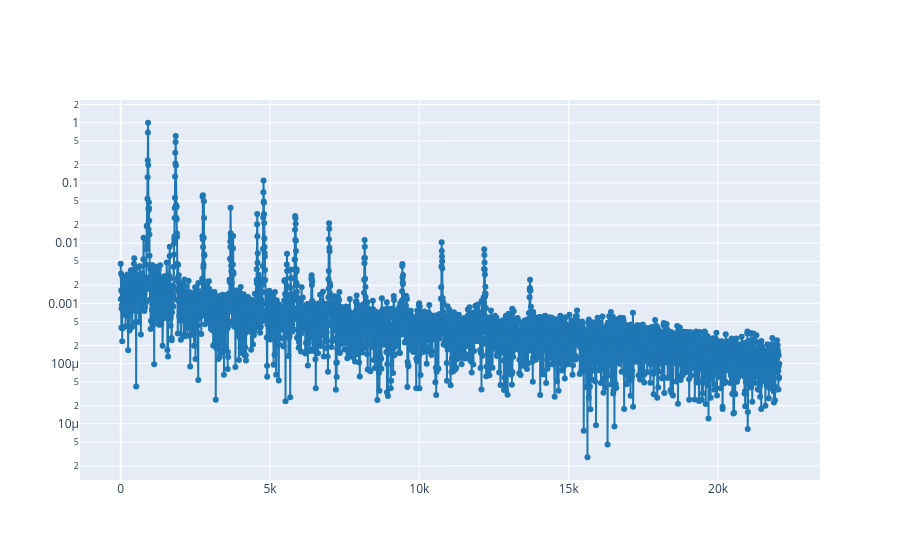

The notebook cell saved with this chart:
### Markdown cell above
1.2. Select a time where almost all harmonics are present and plot the spectrum at that time.

### Code cell
# Mirant l'espectograma de dalt, seleccionem t=0.2 per observar bé els harmònics
plot_spectrum_at(ff, tt, S, 0.2)

### Figure 1 — Plotly figure (JSON) as saved in the notebook; plotly's stock layout.template omitted (floating-point values rounded to 4 significant figures; data arrays with more than 128 entries replaced by an {"elided": "..."} marker saying what was removed)
{"data": [{"line": {"color": "#1f77b4", "shape": "linear"}, "mode": "lines+markers", "type": "scatter", "x": {"elided": "4097 float values"}, "y": {"elided": "4097 float values"}}], "layout": {"yaxis": {"type": "log"}}}
